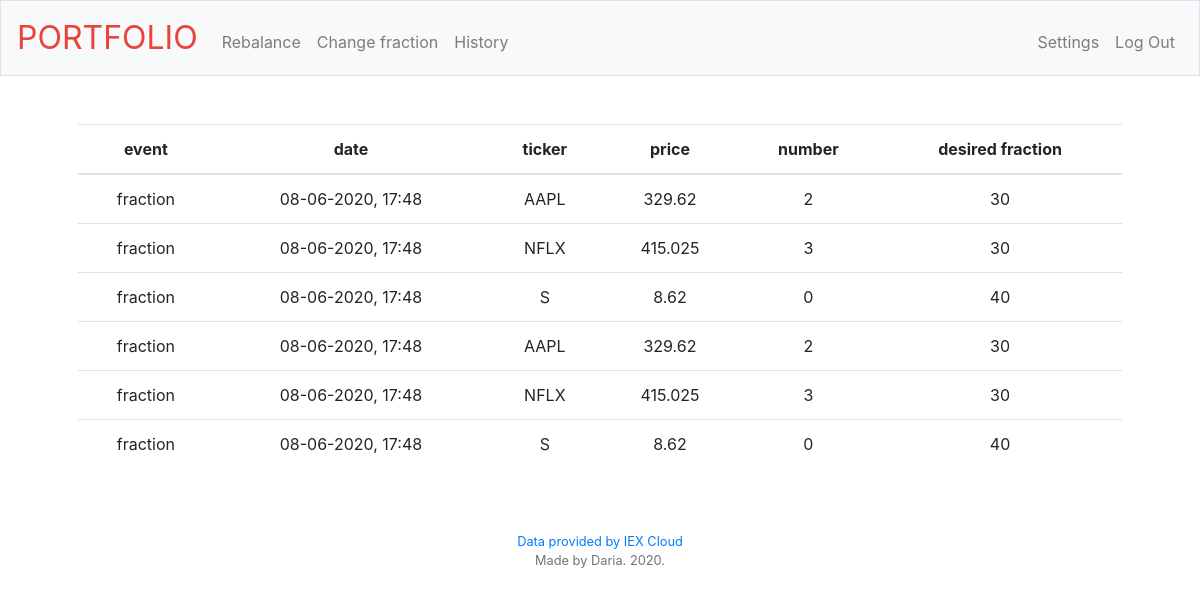
The app's page /history with its own data.
### tables this page shows
CREATE TABLE 'history' ( 'userid' INTEGER NOT NULL, 'date' DATETIME NOT NULL, 'ticker' VARCHAR(255) NOT NULL, 'price' FLOAT NOT NULL, 'number' INTEGER NOT NULL, 'fraction' INTEGER NOT NULL, 'eventtype' VARCHAR(255) NOT NULL, FOREIGN KEY(userid) REFERENCES users(id) );

### app.py (the view)
@app.route('/history', methods=['GET','POST'])
def history():
    if request.method == "GET":
        with sql.connect(DATABASE) as con:
            con.row_factory = sql.Row
            cur = con.cursor()
            cur.execute("SELECT * FROM history WHERE userid == :userid", {"userid":userid})
            history = cur.fetchall()
            for row in history:
                print(row['eventtype'])
        return render_template('history.html', history=history)

### templates/history.html (shortened to what this page needs)
{% extends "layout.html" %}
{% block main %}
<table class="table">
    <thead>
        <tr>
            <th scope="col">event</th>
            <th scope="col">date</th>
            <th scope="col">ticker</th>
            <th scope="col">price</th>
            <th scope="col">number</th>
            <th scope="col">desired fraction</th>
        </tr>
    </thead>
    <tbody>
        {% for row in history%}
            <tr>
                <td>{{row["eventtype"]}}</td>
                <td>{{row["date"]}}</td>
                <td>{{row["ticker"]}}</td>
                <td>{{row["price"]}}</td>
                <td>{{row["number"]}}</td>
                <td>{{row["fraction"]}}</td>
            </tr>
        {% endfor %}
    </tbody>
</table>
{% endblock %}

### templates/layout.html (shortened to what this page needs)
<!DOCTYPE html>
<html lang="en">
<head>
    <link href="https://maxcdn.bootstrapcdn.com/bootstrap/4.1.3/css/bootstrap.min.css" rel="stylesheet">
    <link href="/static/styles.css" rel="stylesheet">
</head>
<body>
        <nav class="navbar navbar-expand-md navbar-light bg-light border">
            <a class="navbar-brand" href="/"><span class="red">PORTFOLIO</span></a>
            <div class="collapse navbar-collapse" id="navbar">
                <ul class="navbar-nav mr-auto mt-2">
                    <li class="nav-item"><a class="nav-link" href="/rebalance">Rebalance</a></li>
                    <li class="nav-item"><a class="nav-link" href="/changefraction">Change fraction</a></li>
                    <li class="nav-item"><a class="nav-link" href="/history">History</a></li>
                </ul>
                <ul class="navbar-nav ml-auto mt-2">
                    <li class="nav-item"><a class="nav-link" href="/settings">Settings</a></li>
                    <li class="nav-item"><a class="nav-link" href="/logout">Log Out</a></li>
                </ul>
            </div>
        </nav>
        <main class="container p-5">
            {% block main %}{% endblock %}
        </main>
        <footer class="small text-center text-muted">
            <a href="https://iexcloud.io">Data provided by IEX Cloud</a> <br>
            Made by Daria. 2020.
        </footer>
</body>
</html>

### static/styles.css (style rules this page uses)
nav .navbar-brand { font-size: xx-large; }
nav .navbar-brand .red { color: #ea433b; }
main { overflow-x: auto; text-align: center; }

### records on screen
history: eventtype "fraction", date "08-06-2020, 17:48", ticker "AAPL", price "329.62", number "2", fraction "30"
history: eventtype "fraction", date "08-06-2020, 17:48", ticker "NFLX", price "415.025", number "3", fraction "30"
history: eventtype "fraction", date "08-06-2020, 17:48", ticker "S", price "8.62", number "0", fraction "40"
history: eventtype "fraction", date "08-06-2020, 17:48", ticker "AAPL", price "329.62", number "2", fraction "30"
history: eventtype "fraction", date "08-06-2020, 17:48", ticker "NFLX", price "415.025", number "3", fraction "30"
history: eventtype "fraction", date "08-06-2020, 17:48", ticker "S", price "8.62", number "0", fraction "40"
